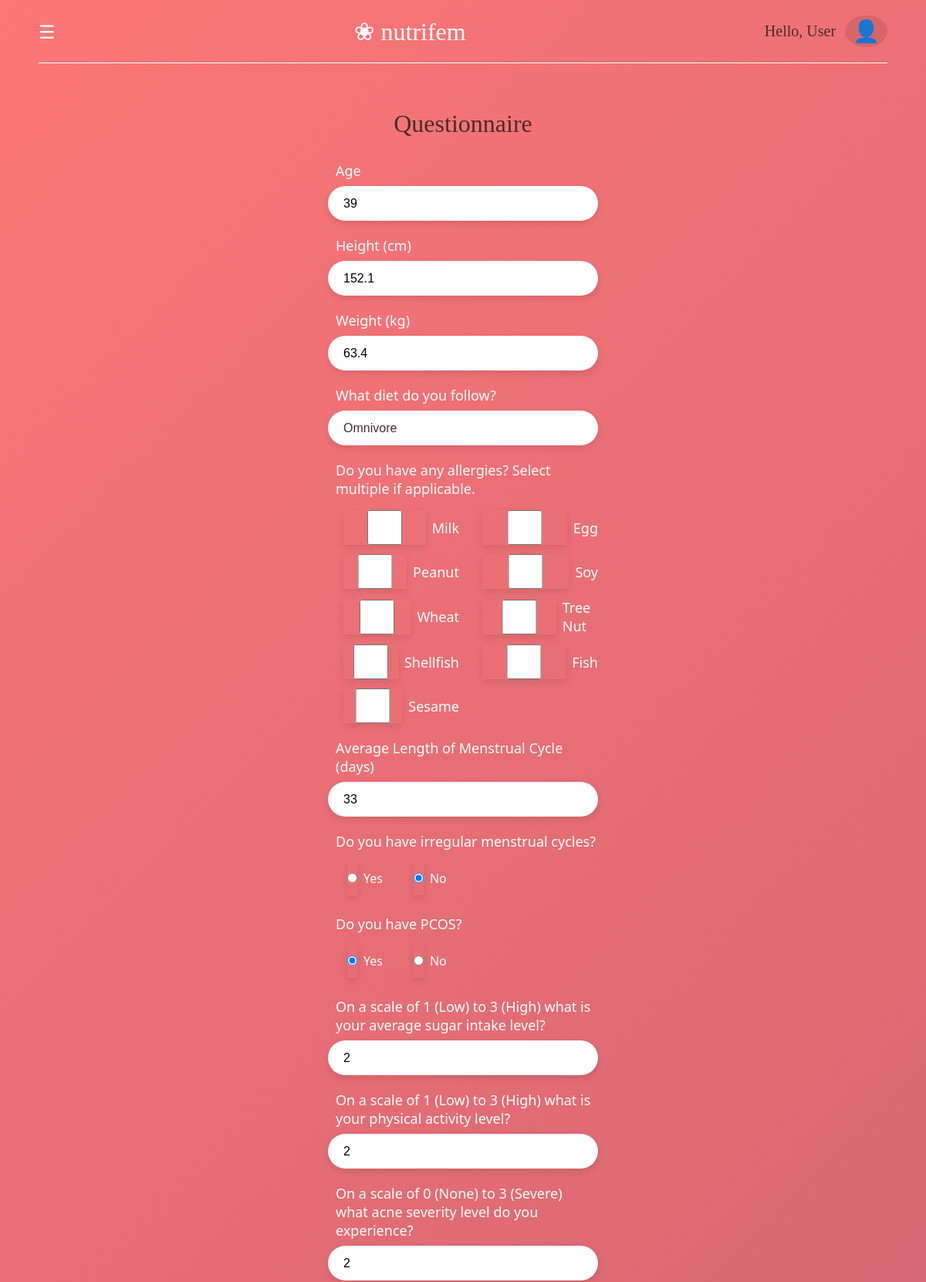
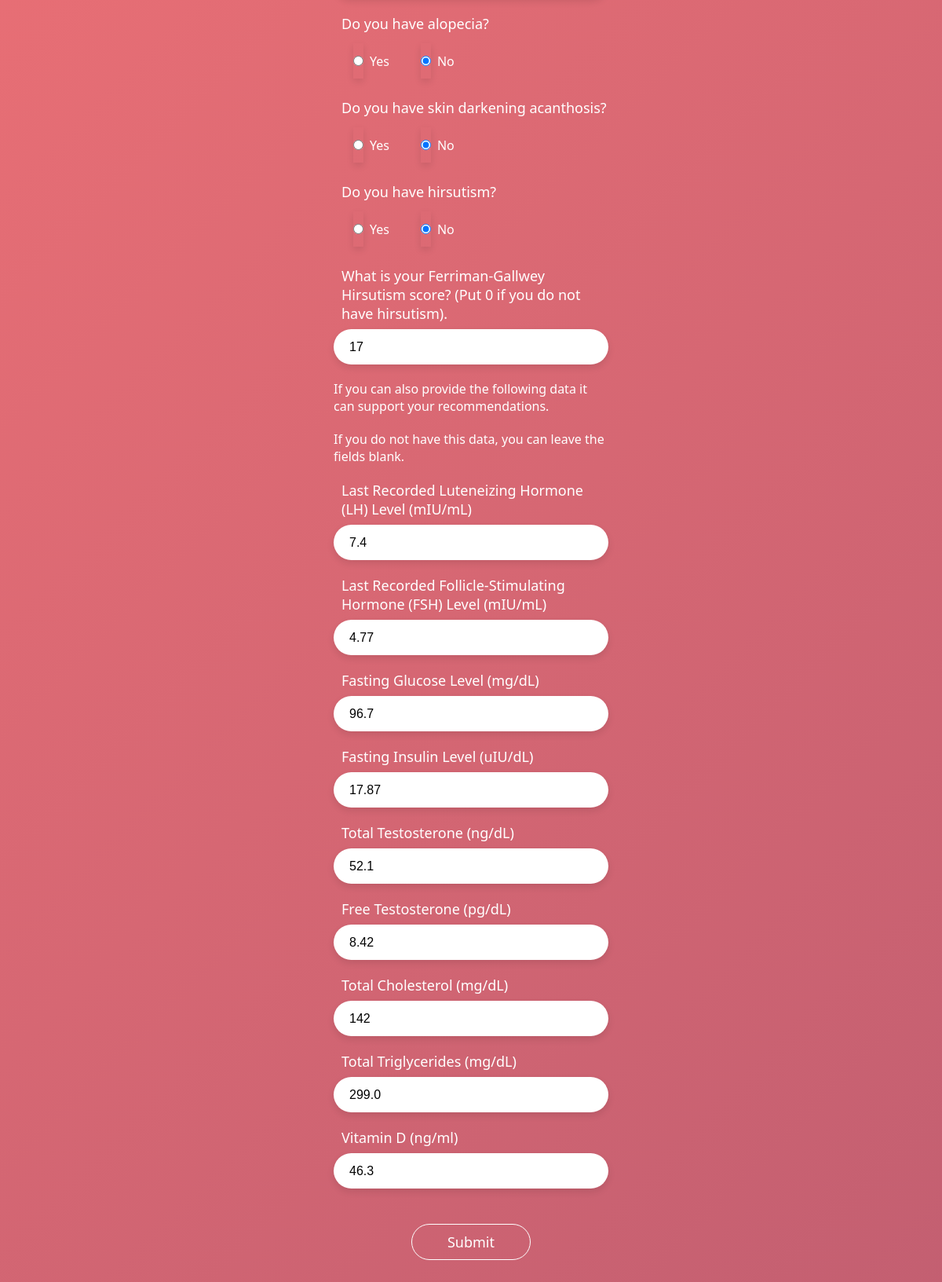
The page /questionnaire (signed in) on the database its author committed (2 pictures, top to bottom).
### tables this page shows
CREATE TABLE "patientdata" (
"Age" INTEGER,
  "Height_cm" REAL,
  "Weight_kg" REAL,
  "BMI" REAL,
  "Menstrual_Cycle_Length_days" INTEGER,
  "Menstrual_Irregularity" INTEGER,
  "Fasting_Glucose_mg_dL" REAL,
  "Fasting_Insulin_uIU_mL" REAL,
  "HOMA_IR" REAL,
  "LH_mIU_mL" REAL,
  "FSH_mIU_mL" REAL,
  "LH_FSH_Ratio" REAL,
  "Total_Testosterone_ng_dL" REAL,
  "Free_Testosterone_pg_mL" REAL,
  "Total_Cholesterol_mg_dL" INTEGER,
  "Triglycerides_mg_dL" REAL,
  "Dietary_Sugar_Intake" INTEGER,
  "Physical_Activity_Level" INTEGER,
  "PCOS_Diagnosis" INTEGER,
  "Hirsutism_Score_FG" INTEGER,
  "Acne_Severity" INTEGER,
  "Alopecia" INTEGER,
  "Skin_Darkening_Acanthosis" INTEGER,
  "Vitamin_D_ng_mL" REAL,
  "first_name" TEXT,
  "last_name" TEXT,
  "email" TEXT,
  "Target_Nutrient_Vector" TEXT,
  "Allergens" REAL,
  "Diet" TEXT,
  "hashed_password" TEXT
);

### WORKING_APP.py (the view, shortened to what this page needs)
@app.route('/questionnaire', methods=['GET', 'POST'])
def questionnaire():
    if "ID" not in session:
        flash("Please log in to continue.")
        return redirect(url_for("login"))
    user_email = session["ID"]
    conn = sqlite3.connect(DB_PATH)
    conn.row_factory = sqlite3.Row
    cursor = conn.cursor()
    cursor.execute("SELECT * FROM patientdata WHERE lower(email) = lower(?)", (user_email,))
    user_data = cursor.fetchone()
    conn.close()
    user_first_name = session.get("first_name", "User")
    return render_template('questionnaire.html', first_name=user_first_name, user=user_data)

### templates/questionnaire.html (shortened to what this page needs)
<!DOCTYPE html>
<html lang="en">
<head>
    <link rel="stylesheet" href="{{ url_for('static', filename='css/questionnaire.css') }}">
</head>
<body>
  <header class="navbar">
    <div class="menu-icon" onclick="openNav()">&#9776;</div>
    <div class="logo">
      <span class="flower-icon">&#10048;</span> nutrifem
    </div>
    <div class="user-profile">
        <span class="greeting">Hello, User</span>
        <span class="user-icon">&#128100;</span>
    </div>
  </header>
  <hr class="nav-divider">
  <main class="login-wrapper">
    <div class="login-container">
      <h1>Questionnaire</h1>
      <form class="login-form", method="post", action="/questionnaire">
        <div class="form-group">
          <label for="age">Age</label>
          <input
            type="number"
            id="age"
            name="age"
            min="18"
            max="120"
            title="Please enter your age."
            required
            value="{{ user.Age if user and user.Age != None else '' }}">
        </div>
        <div class="form-group">
          <label for="height">Height (cm)</label>
          <input
            type="number"
            id="height"
            name="height"
            min="120"
            max="220"
            step="0.01"
            title="Please enter your height."
            required
            value="{{ user.Height_cm if user and user.Height_cm != None else '' }}">
        </div>
        <div class="form-group">
          <label for="weight">Weight (kg)</label>
          <input
            type="number"
            id="weight"
            name="weight"
            min="20"
            max="200"
            step="0.01"
            title="Please enter your weight."
            required
            value="{{ user.Weight_kg if user and user.Weight_kg != None else '' }}">
        </div>
        <div class="form-group">
          <label for="diet">What diet do you follow?</label>
          <select name ="diet" id="diet">
            <option value="omnivore" {% if user and user.Diet == 'omnivore' %}checked{% endif %}>Omnivore</option>
          </select>
        </div>
        <div class="form-group">
          <label for="allergens">Do you have any allergies? Select multiple if applicable.</label>
          <div class="checkbox-grid">
            <label class="checkbox-item"><input type="checkbox" name="allergens" value="milk" {% if user and user.Allergens and 'milk' in user.Allergens %}checked{% endif %}>Milk</label>
            <label class="checkbox-item"><input type="checkbox" name="allergens" value="egg" {% if user and user.Allergens and 'egg' in user.Allergens %}checked{% endif %}>Egg</label>
            <label class="checkbox-item"><input type="checkbox" name="allergens" value="peanut" {% if user and user.Allergens and 'peanut' in user.Allergens %}checked{% endif %}>Peanut</label>
            <label class="checkbox-item"><input type="checkbox" name="allergens" value="soy" {% if user and user.Allergens and 'soy' in user.Allergens %}checked{% endif %}>Soy</label>
            <label class="checkbox-item"><input type="checkbox" name="allergens" value="wheat" {% if user and user.Allergens and 'wheat' in user.Allergens %}checked{% endif %}>Wheat</label>
            <label class="checkbox-item"><input type="checkbox" name="allergens" value="tree_nut" {% if user and user.Allergens and 'tree_nut' in user.Allergens %}checked{% endif %}>Tree Nut</label>
            <label class="checkbox-item"><input type="checkbox" name="allergens" value="shellfish" {% if user and user.Allergens and 'shellfish' in user.Allergens %}checked{% endif %}>Shellfish</label>
            <label class="checkbox-item"><input type="checkbox" name="allergens" value="fish" {% if user and user.Allergens and 'fish' in user.Allergens %}checked{% endif %}>Fish</label>
            <label class="checkbox-item"><input type="checkbox" name="allergens" value="sesame" {% if user and user.Allergens and 'sesame' in user.Allergens %}checked{% endif %}>Sesame</label>
          </div>
        </div>
        <div class="form-group">
          <label for="cycle_length">Average Length of Menstrual Cycle (days)</label>
          <input
            type="number"
            id="cycle_length"
            name="cycle_length"
            min="10"
            max="60"
            title="Please enter the average length of your menstrual cycle."
            required
            value="{{ user.Menstrual_Cycle_Length_days if user and user.Menstrual_Cycle_Length_days != None else '' }}">
        </div>
        <div class="form-group">
          <label for="menstrual_irregularity">Do you have irregular menstrual cycles?</label>
          <div class="radio-group">
            <label><input type="radio" id="yes" name="menstrual_irregularity" value="Yes" {% if user and user.Menstrual_Irregularity == 1 %}checked{% endif %}> Yes</label>
            <label><input type="radio" id="no" name="menstrual_irregularity" value="No" {% if user and user.Menstrual_Irregularity != 1 %}checked{% endif %}> No</label>
          </div>
        </div>
        <div class="form-group">
          <label for="pcos_diagnosis">Do you have PCOS?</label>
          <div class="radio-group">
            <label><input type="radio" id="yes" name="pcos_diagnosis" value="Yes" {% if user and user.PCOS_Diagnosis == 1 %}checked{% endif %}> Yes</label>
            <label><input type="radio" id="no" name="pcos_diagnosis" value="No" {% if user and user.PCOS_Diagnosis != 1 %}checked{% endif %}> No</label>
          </div>
        </div>
        <div class="form-group">
          <label for="sugar_intake">On a scale of 1 (Low) to 3 (High) what is your average sugar intake level?</label>
          <input
            type="number"
            id="sugar_intake"
            name="sugar_intake"
            min="1"
            max="3"
            title="Please enter your average sugar intake level."
            required
            value="{{ user.Dietary_Sugar_Intake if user and user.Dietary_Sugar_Intake != None else '' }}">
        </div>
        <div class="form-group">
          <label for="physical_activity">On a scale of 1 (Low) to 3 (High) what is your physical activity level?</label>
          <input
            type="number"
            id="physical_activity"
            name="physical_activity"
            min="1"
            max="3"
            title="Please enter your physical activity level."
            required
            value="{{ user.Physical_Activity_Level if user and user.Physical_Activity_Level != None else '' }}">
        </div>
        <div class="form-group">
          <label for="acne_severity">On a scale of 0 (None) to 3 (Severe) what acne severity level do you experience?</label>
          <input
            type="number"
            id="acne_severity"
            name="acne_severity"
            min="0"
            max="3"
            title="Please enter your acne severity level."
            required
            value="{{ user.Acne_Severity if user and user.Acne_Severity != None else '' }}">
        </div>
        <div class="form-group">
          <label for="alopecia">Do you have alopecia?</label>
          <div class="radio-group">
            <label><input type="radio" id="yes" name="alopecia" value="Yes" {% if user and user.Alopecia == 1 %}checked{% endif %}> Yes</label>
            <label><input type="radio" id="no" name="alopecia" value="No" {% if user and user.Alopecia != 1 %}checked{% endif %}> No</label>
          </div>
        </div>
        <div class="form-group">
          <label for="acanthosis">Do you have skin darkening acanthosis?</label>
          <div class="radio-group">
            <label><input type="radio" id="yes" name="acanthosis" value="Yes" {% if user and user.Skin_Darkening_Acanthosis == 1 %}checked{% endif %}> Yes</label>
            <label><input type="radio" id="no" name="acanthosis" value="No" {% if user and user.Skin_Darkening_Acanthosis != 1 %}checked{% endif %}> No</label>
          </div>
        </div>
        <div class="form-group">
          <label for="hirsutism">Do you have hirsutism?</label>
          <div class="radio-group">
            <label><input type="radio" id="yes" name="hirsutism" value="Yes" {% if user and user.Hirsutism_Score_FG == 1 %}checked{% endif %}> Yes</label>
            <label><input type="radio" id="no" name="hirsutism" value="No" {% if user and user.Hirsutism_Score_FG != 1 %}checked{% endif %}> No</label>
          </div>
        </div>
        <div class="form-group">
          <label for="fg_score">What is your Ferriman-Gallwey Hirsutism score? (Put 0 if you do not have hirsutism).</label>
          <input
            type="number"
            id="fg_score"
            name="fg_score"
            min="0"
            max="24"
            title="Please enter your Ferriman-Gallwey Hirsutism score."
            required
            value="{{ user.Hirsutism_Score_FG if user and user.Hirsutism_Score_FG != None else '' }}">
        </div>
        <p>If you can also provide the following data it can support your recommendations.</p>
        <p>If you do not have this data, you can leave the fields blank.</p>
        <div class="form-group">
          <label for="lh_level">Last Recorded Luteneizing Hormone (LH) Level (mIU/mL)</label>
          <input
            type="number"
            id="lh_level"
            name="lh_level"
            min="1"
            max="30"
            step="0.01"
            value="{{ user.LH_mIU_mL if user and user.LH_mIU_mL != None else '' }}">
        </div>
        <div class="form-group">
          <label for="fsh_level">Last Recorded Follicle-Stimulating Hormone (FSH) Level (mIU/mL)</label>
          <input
            type="number"
            id="fsh_level"
            name="fsh_level"
            min="1"
            max="30"
            step="0.01"
            value="{{ user.FSH_mIU_mL if user and user.FSH_mIU_mL != None else '' }}">
        </div>
        <div class="form-group">
          <label for="glucose_level">Fasting Glucose Level (mg/dL)</label>
          <input
            type="number"
            id="glucose_level"
            name="glucose_level"
            min="30"
            max="150"
            step="0.01"
            value="{{ user.Fasting_Glucose_mg_dL if user and user.Fasting_Glucose_mg_dL != None else '' }}">
        </div>
        <div class="form-group">
          <label for="insulin_level">Fasting Insulin Level (uIU/dL)</label>
          <input
            type="number"
            id="insulin_level"
            name="insulin_level"
            min="1"
            max="40"
            step="0.01"
            value="{{ user.Fasting_Insulin_uIU_mL if user and user.Fasting_Insulin_uIU_mL != None else '' }}">
        </div>
        <div class="form-group">
          <label for="total_tes">Total Testosterone (ng/dL)</label>
          <input
            type="number"
            id="total_tes"
            name="total_tes"
            min="1"
            max="120"
            step="0.01"
            value="{{ user.Total_Testosterone_ng_dL if user and user.Total_Testosterone_ng_dL != None else '' }}">
        </div>
        <div class="form-group">
          <label for="free_tes">Free Testosterone (pg/dL)</label>
          <input
            type="number"
            id="free_tes"
            name="free_tes"
            min="1"
            max="20"
            step="0.01"
            value="{{ user.Free_Testosterone_pg_mL if user and user.Free_Testosterone_pg_mL != None else '' }}">
        </div>
        <div class="form-group">
          <label for="cholesterol">Total Cholesterol (mg/dL)</label>
          <input
            type="number"
            id="cholesterol"
            name="cholesterol"
            min="90"
            max="350"
            step="0.01"
            value="{{ user.Total_Cholesterol_mg_dL if user and user.Total_Cholesterol_mg_dL != None else '' }}">
        </div>
        <div class="form-group">
          <label for="triglycerides">Total Triglycerides (mg/dL)</label>
          <input
            type="number"
            id="triglycerides"
            name="triglycerides"
            min="90"
            max="350"
            step="0.01"
            value="{{ user.Triglycerides_mg_dL if user and user.Triglycerides_mg_dL != None else '' }}">
        </div>
        <div class="form-group">
          <label for="vit_d">Vitamin D (ng/ml)</label>
          <input
            type="number"
            id="vit_d"
            name="vit_d"
            min="1"
            max="100"
            step="0.01"
            value="{{ user.Vitamin_D_ng_mL if user and user.Vitamin_D_ng_mL != None else '' }}">
        </div>
        <button type="submit" class="btn btn-submit">Submit</button>
      </form>
    </div>
  </main>
</body>
</html>

### rows shown on the page
patientdata: age "39", height "152.1", weight "63.4", cycle_length "33", Menstrual_Irregularity "☐ Yes", Menstrual_Irregularity "☑ No", PCOS_Diagnosis "☑ Yes", PCOS_Diagnosis "☐ No", sugar_intake "2", physical_activity "2", acne_severity "2", Alopecia "☐ Yes", Alopecia "☑ No", Skin_Darkening_Acanthosis "☐ Yes", Skin_Darkening_Acanthosis "☑ No", Hirsutism_Score_FG "☐ Yes", Hirsutism_Score_FG "☑ No", fg_score "17", lh_level "7.4", fsh_level "4.77", glucose_level "96.7", insulin_level "17.87", total_tes "52.1", free_tes "8.42", cholesterol "142", triglycerides "299.0", vit_d "46.3"
